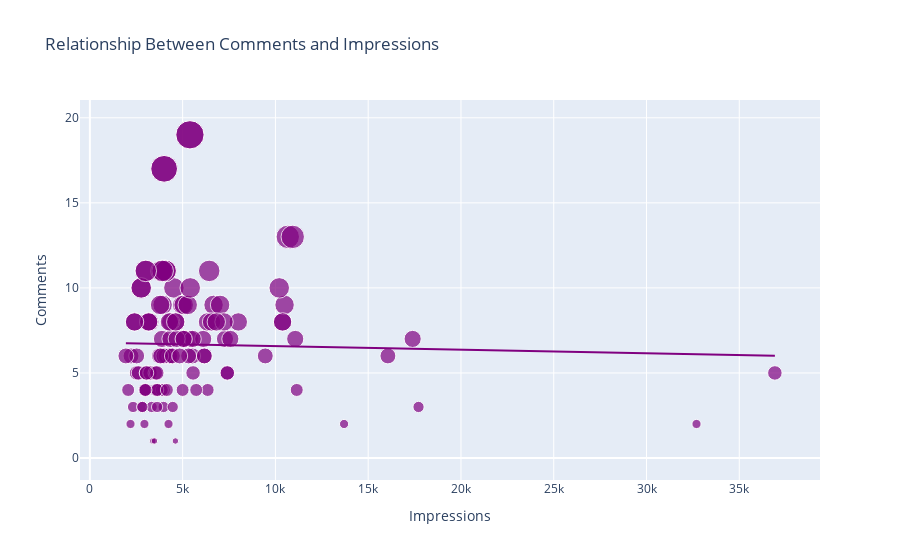

Here is the notebook cell this chart was saved with:
### Code cell
# Now let's check the relationship between comments and impressions
fig = px.scatter(data, x="Impressions", 
                 y="Comments", size="Comments", trendline="ols",
                 title="Relationship Between Comments and Impressions")
fig.update_traces(marker=dict(color="purple"))
fig.show()
